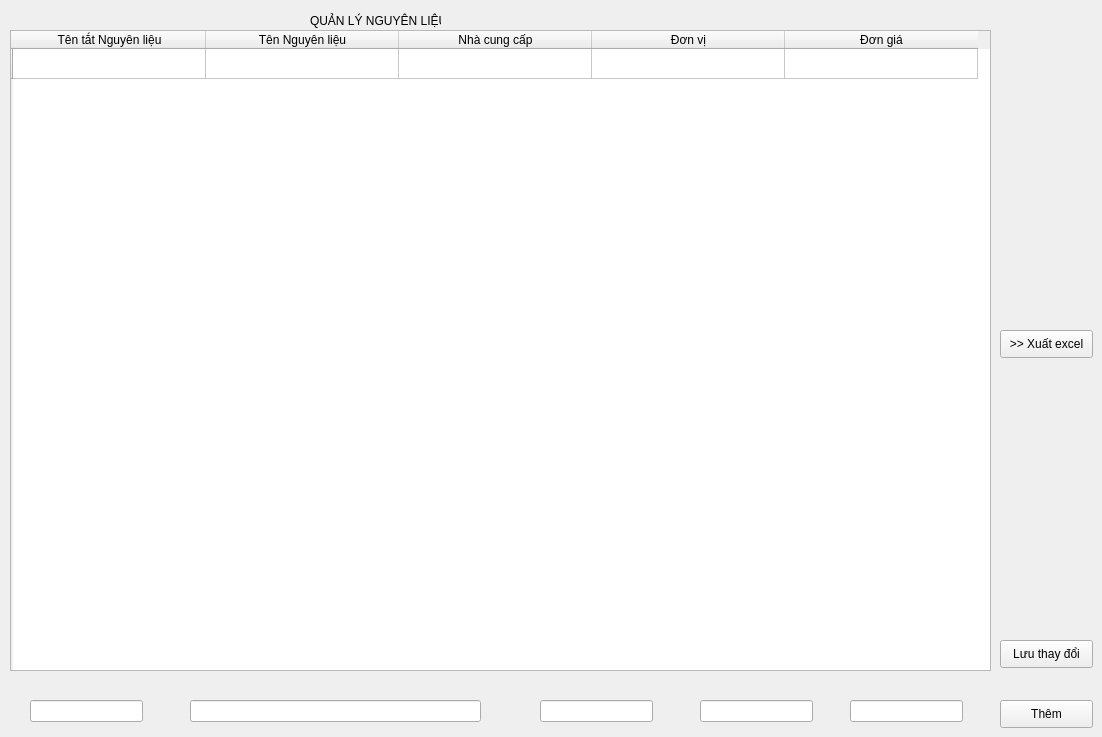
    <widget class="QWidget" name="tab_4">
     <attribute name="title">
      <string>ChiPhi</string>
     </attribute>
     <widget class="QPushButton" name="pushButton_13">
      <property name="geometry">
       <rect>
        <x>1000</x>
        <y>330</y>
        <width>93</width>
        <height>28</height>
       </rect>
      </property>
      <property name="text">
       <string>&gt;&gt; Xuất excel</string>
      </property>
     </widget>
     <widget class="QPushButton" name="pushButton_14">
      <property name="geometry">
       <rect>
        <x>1000</x>
        <y>640</y>
        <width>93</width>
        <height>28</height>
       </rect>
      </property>
      <property name="text">
       <string>Lưu thay đổi</string>
      </property>
     </widget>
     <widget class="QLineEdit" name="lineEdit_6">
      <property name="geometry">
       <rect>
        <x>190</x>
        <y>700</y>
        <width>291</width>
        <height>22</height>
       </rect>
      </property>
     </widget>
     <widget class="QLineEdit" name="lineEdit_9">
      <property name="geometry">
       <rect>
        <x>700</x>
        <y>700</y>
        <width>113</width>
        <height>22</height>
       </rect>
      </property>
     </widget>
     <widget class="QTableWidget" name="tableWidget_4">
      <property name="geometry">
       <rect>
        <x>10</x>
        <y>30</y>
        <width>981</width>
        <height>641</height>
       </rect>
      </property>
      <property name="cursor" stdset="0">
       <cursorShape>ArrowCursor</cursorShape>
      </property>
      <property name="contextMenuPolicy">
       <enum>Qt::DefaultContextMenu</enum>
      </property>
      <property name="sizeAdjustPolicy">
       <enum>QAbstractScrollArea::AdjustIgnored</enum>
      </property>
      <property name="autoScroll">
       <bool>true</bool>
      </property>
      <property name="dragDropOverwriteMode">
       <bool>true</bool>
      </property>
      <property name="showGrid">
       <bool>true</bool>
      </property>
      <attribute name="horizontalHeaderCascadingSectionResizes">
       <bool>false</bool>
      </attribute>
      <attribute name="horizontalHeaderDefaultSectionSize">
       <number>193</number>
      </attribute>
      <attribute name="horizontalHeaderShowSortIndicator" stdset="0">
       <bool>false</bool>
      </attribute>
      <attribute name="horizontalHeaderStretchLastSection">
       <bool>false</bool>
      </attribute>
      <attribute name="verticalHeaderShowSortIndicator" stdset="0">
       <bool>false</bool>
      </attribute>
      <attribute name="verticalHeaderStretchLastSection">
       <bool>false</bool>
      </attribute>
      <row>
       <property name="text">
        <string/>
       </property>
      </row>
      <column>
       <property name="text">
        <string>Tên tắt Nguyên liệu</string>
       </property>
      </column>
      <column>
       <property name="text">
        <string>Tên Nguyên liệu</string>
       </property>
      </column>
      <column>
       <property name="text">
        <string>Nhà cung cấp</string>
       </property>
      </column>
      <column>
       <property name="text">
        <string>Đơn vị</string>
       </property>
      </column>
      <column>
       <property name="text">
        <string>Đơn giá</string>
       </property>
      </column>
      <item row="0" column="1">
       <property name="text">
        <string/>
       </property>
      </item>
      <item row="0" column="2">
       <property name="text">
        <string/>
       </property>
      </item>
      <item row="0" column="3">
       <property name="text">
        <string/>
       </property>
      </item>
      <item row="0" column="4">
       <property name="text">
        <string/>
       </property>
      </item>
     </widget>
     <widget class="QLineEdit" name="lineEdit_10">
      <property name="geometry">
       <rect>
        <x>850</x>
        <y>700</y>
        <width>113</width>
        <height>22</height>
       </rect>
      </property>
     </widget>
     <widget class="QPushButton" name="pushButton_15">
      <property name="geometry">
       <rect>
        <x>1000</x>
        <y>700</y>
        <width>93</width>
        <height>28</height>
       </rect>
      </property>
      <property name="text">
       <string>Thêm</string>
      </property>
     </widget>
     <widget class="QLabel" name="label_3">
      <property name="geometry">
       <rect>
        <x>310</x>
        <y>10</y>
        <width>131</width>
        <height>21</height>
       </rect>
      </property>
      <property name="text">
       <string>QUẢN LÝ NGUYÊN LIỆU </string>
      </property>
     </widget>
     <widget class="QLineEdit" name="lineEdit_11">
      <property name="geometry">
       <rect>
        <x>30</x>
        <y>700</y>
        <width>113</width>
        <height>22</height>
       </rect>
      </property>
      <property name="inputMask">
       <string/>
      </property>
      <property name="text">
       <string/>
      </property>
     </widget>
     <widget class="QLineEdit" name="lineEdit_12">
      <property name="geometry">
       <rect>
        <x>540</x>
        <y>700</y>
        <width>113</width>
        <height>22</height>
       </rect>
      </property>
     </widget>
    </widget>
